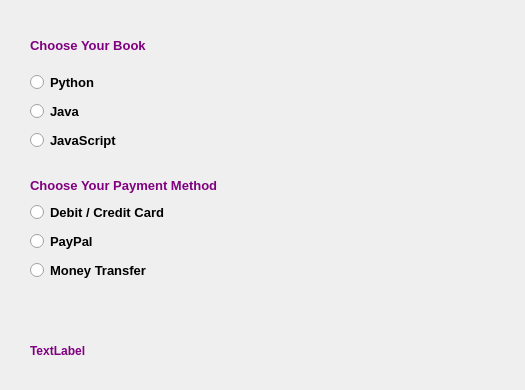
<?xml version="1.0" encoding="UTF-8"?>
<ui version="4.0">
 <class>Dialog</class>
 <widget class="QDialog" name="Dialog">
  <property name="geometry">
   <rect>
    <x>0</x>
    <y>0</y>
    <width>525</width>
    <height>390</height>
   </rect>
  </property>
  <property name="windowTitle">
   <string>Radio Button Example</string>
  </property>
  <property name="windowIcon">
   <iconset theme="../images/computer.png"/>
  </property>
  <property name="styleSheet">
   <string notr="true">QLabel{color:purple}</string>
  </property>
  <widget class="QLabel" name="label">
   <property name="geometry">
    <rect>
     <x>30</x>
     <y>30</y>
     <width>161</width>
     <height>31</height>
    </rect>
   </property>
   <property name="font">
    <font>
     <family>Arial</family>
     <pointsize>10</pointsize>
     <weight>75</weight>
     <bold>true</bold>
    </font>
   </property>
   <property name="text">
    <string>Choose Your Book</string>
   </property>
  </widget>
  <widget class="QLabel" name="label_2">
   <property name="geometry">
    <rect>
     <x>30</x>
     <y>170</y>
     <width>291</width>
     <height>31</height>
    </rect>
   </property>
   <property name="font">
    <font>
     <family>Arial</family>
     <pointsize>10</pointsize>
     <weight>75</weight>
     <bold>true</bold>
    </font>
   </property>
   <property name="text">
    <string>Choose Your Payment Method</string>
   </property>
  </widget>
  <widget class="QLabel" name="lbl_result">
   <property name="geometry">
    <rect>
     <x>30</x>
     <y>335</y>
     <width>471</width>
     <height>31</height>
    </rect>
   </property>
   <property name="font">
    <font>
     <family>Arial</family>
     <pointsize>9</pointsize>
     <weight>75</weight>
     <bold>true</bold>
    </font>
   </property>
   <property name="text">
    <string>TextLabel</string>
   </property>
  </widget>
  <widget class="QWidget" name="">
   <property name="geometry">
    <rect>
     <x>30</x>
     <y>70</y>
     <width>171</width>
     <height>85</height>
    </rect>
   </property>
   <layout class="QVBoxLayout" name="vbox1">
    <item>
     <widget class="QRadioButton" name="radioButton">
      <property name="font">
       <font>
        <family>Arial</family>
        <pointsize>10</pointsize>
        <weight>75</weight>
        <bold>true</bold>
       </font>
      </property>
      <property name="text">
       <string>Python</string>
      </property>
      <property name="icon">
       <iconset theme="../images/python.png"/>
      </property>
     </widget>
    </item>
    <item>
     <widget class="QRadioButton" name="rbtn_java">
      <property name="font">
       <font>
        <family>Arial</family>
        <pointsize>10</pointsize>
        <weight>75</weight>
        <bold>true</bold>
       </font>
      </property>
      <property name="layoutDirection">
       <enum>Qt::LeftToRight</enum>
      </property>
      <property name="text">
       <string>Java</string>
      </property>
      <property name="icon">
       <iconset theme="../images/java.png"/>
      </property>
     </widget>
    </item>
    <item>
     <widget class="QRadioButton" name="rd_jscript">
      <property name="font">
       <font>
        <family>Arial</family>
        <pointsize>10</pointsize>
        <weight>75</weight>
        <bold>true</bold>
       </font>
      </property>
      <property name="text">
       <string>JavaScript</string>
      </property>
      <property name="icon">
       <iconset theme="../images/javascript.png"/>
      </property>
     </widget>
    </item>
   </layout>
  </widget>
  <widget class="QWidget" name="">
   <property name="geometry">
    <rect>
     <x>30</x>
     <y>200</y>
     <width>176</width>
     <height>85</height>
    </rect>
   </property>
   <layout class="QVBoxLayout" name="vbox2">
    <item>
     <widget class="QRadioButton" name="rdbtn_card">
      <property name="font">
       <font>
        <family>Arial</family>
        <pointsize>10</pointsize>
        <weight>75</weight>
        <bold>true</bold>
       </font>
      </property>
      <property name="text">
       <string>Debit / Credit Card</string>
      </property>
     </widget>
    </item>
    <item>
     <widget class="QRadioButton" name="rdbtn_paypal">
      <property name="font">
       <font>
        <family>Arial</family>
        <pointsize>10</pointsize>
        <weight>75</weight>
        <bold>true</bold>
       </font>
      </property>
      <property name="text">
       <string>PayPal</string>
      </property>
     </widget>
    </item>
    <item>
     <widget class="QRadioButton" name="rdbtn_cash">
      <property name="font">
       <font>
        <family>Arial</family>
        <pointsize>10</pointsize>
        <weight>75</weight>
        <bold>true</bold>
       </font>
      </property>
      <property name="text">
       <string>Money Transfer</string>
      </property>
     </widget>
    </item>
   </layout>
  </widget>
 </widget>
 <resources/>
 <connections/>
</ui>
